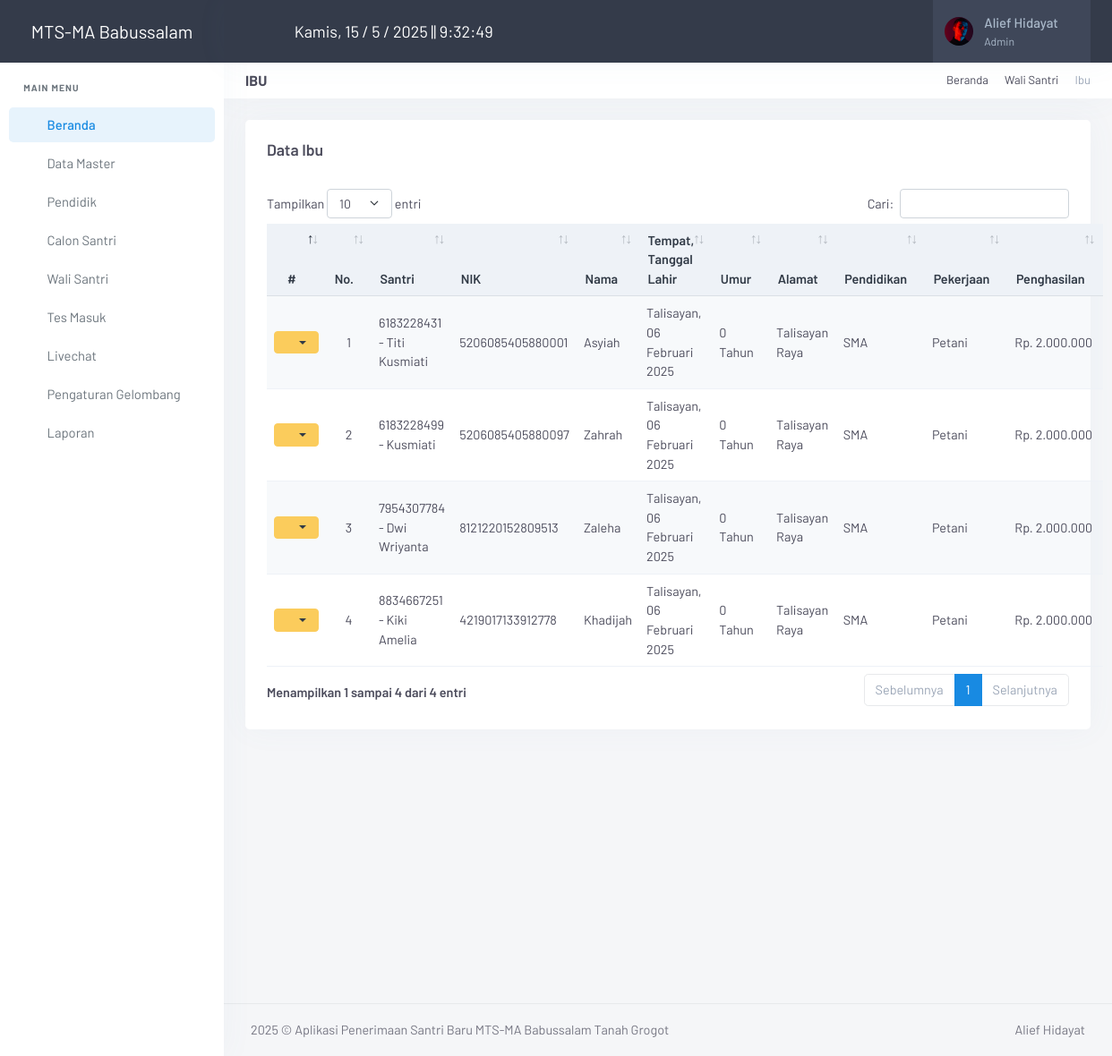
Page /admin/index.php?page=ibu (signed in) on the committed database.
### tables this page shows
CREATE TABLE `meta` (
  `id_meta` int(11) NOT NULL,
  `instansi` varchar(255) DEFAULT NULL,
  `telp` varchar(50) DEFAULT NULL,
  `email` varchar(255) DEFAULT NULL,
  `alamat` text DEFAULT NULL,
  `logo` varchar(255) DEFAULT NULL,
  `pimpinan` varchar(255) DEFAULT NULL,
  `singkat` varchar(100) NOT NULL
);

CREATE TABLE `ibu` (
  `id_ibu` int(11) NOT NULL,
  `nisn` varchar(20) NOT NULL,
  `nama_ibu` varchar(255) NOT NULL,
  `nik_ibu` varchar(16) NOT NULL,
  `tmp_ibu` varchar(100) NOT NULL,
  `tgl_ibu` date NOT NULL,
  `alamat_ibu` text NOT NULL,
  `id_pendidikan_ibu` int(11) NOT NULL,
  `id_pekerjaan_ibu` int(11) NOT NULL,
  `penghasilan_ibu` int(11) NOT NULL
);

CREATE TABLE `calon_santri` (
  `nisn` varchar(20) NOT NULL,
  `tgl_santri` date NOT NULL,
  `jenjang` varchar(100) NOT NULL,
  `nama_lengkap` varchar(255) NOT NULL,
  `nama_panggilan` varchar(100) NOT NULL,
  `jk` varchar(15) NOT NULL,
  `tmp` varchar(255) NOT NULL,
  `tgl` date NOT NULL,
  `anak_ke` int(2) NOT NULL,
  `jumlah_saudara` int(2) DEFAULT NULL,
  `tinggi` float DEFAULT NULL,
  `berat` float DEFAULT NULL,
  `id_darah` int(11) NOT NULL,
  `riwayat_penyakit` text NOT NULL,
  `provinsi` varchar(100) NOT NULL,
  `kabupaten` varchar(100) NOT NULL,
  `kecamatan` varchar(100) NOT NULL,
  `desa` varchar(100) NOT NULL,
  `alamat` text NOT NULL,
  `notelp` varchar(15) DEFAULT NULL,
  `tempat_tinggal` varchar(255) NOT NULL,
  `jarak` varchar(20) DEFAULT NULL,
  `sekolah_asal` varchar(255) NOT NULL,
  `tgl_ijazah` date NOT NULL,
  `no_ijazah` varchar(20) NOT NULL,
  `lama_belajar` varchar(5) NOT NULL,
  `status_santri` varchar(100) DEFAULT NULL,
  `password_santri` varchar(100) DEFAULT NULL,
  `gelombang_id` int(11) DEFAULT NULL
);

CREATE TABLE `pendidikan` (
  `id_pendidikan` int(11) NOT NULL,
  `pendidikan` varchar(100) NOT NULL
);

CREATE TABLE `pekerjaan` (
  `id_pekerjaan` int(11) NOT NULL,
  `pekerjaan` varchar(100) NOT NULL
);

### admin/inc/koneksi.php (called while the page is built, shortened)
<?php
	$con = mysqli_connect("localhost","root","","db_santri");
?>
<?php $ambil_meta=$con->query("SELECT * FROM meta"); ?>
<?php $meta = $ambil_meta->fetch_assoc(); ?>

### admin/inc/tanggal.php (called while the page is built, shortened)
<?php
function tgl_indo($tgl){
    $tanggal = substr($tgl,8,2);
    $bulan   = getBulan(substr($tgl,5,2));
    $tahun   = substr($tgl,0,4);
    return $tanggal.' '.$bulan.' '.$tahun;
}
function getBulan($bln){
    switch ($bln){
        case 2: return "Februari"; break;
        case 11: return "November"; break;
    }
}
?>

### admin/page/ibu/ibu.php (the view, shortened to what this page needs)
<div class="page-title-head d-flex align-items-center gap-2">
    <div class="flex-grow-1">
        <h4 class="fs-16 text-uppercase fw-bold mb-0">Ibu</h4>
    </div>
    <div class="text-end">
        <ol class="breadcrumb m-0 py-0 fs-13">
            <li class="breadcrumb-item"><a href="javascript: void(0);">Beranda</a></li>
            <li class="breadcrumb-item"><a href="javascript: void(0);">Wali Santri</a></li>
            <li class="breadcrumb-item active">Ibu</li>
        </ol>
    </div>
</div>
<div class="row">
    <div class="col-12">
        <div class="card">
            <div class="card-body">
                <h4 class="header-title mb-2">
                    Data Ibu
                </h4>
                <br>
                <table id="dtTabel" class="table table-striped table-sm w-100">
                    <thead class="table-light">
                        <tr>
                            <th width="10" class="text-center">#</th>
                            <th width="5" class="text-center">No.</th>
                            <th>Santri</th>
                            <th>NIK</th>
                            <th>Nama</th>
                            <th>Tempat, Tanggal Lahir</th>
                            <th>Umur</th>
                            <th>Alamat</th>
                            <th>Pendidikan</th>
                            <th>Pekerjaan</th>
                            <th>Penghasilan</th>
                        </tr>
                    </thead>
                    <tbody>
                        <?php
                        $nomor = 1;
                        $ambil = $con->query("SELECT
                                                    ibu.nisn,
                                                    ibu.id_ibu,
                                                    ibu.nik_ibu,
                                                    ibu.nama_ibu,
                                                    ibu.tmp_ibu,
                                                    ibu.tgl_ibu,
                                                    ibu.alamat_ibu,
                                                    ibu.penghasilan_ibu,
                                                    ibu.id_pendidikan_ibu,
                                                    ibu.id_pekerjaan_ibu,
                                                    calon_santri.nisn,
                                                    calon_santri.nama_lengkap AS nama_santri,
                                                    pendidikan.pendidikan,
                                                    pekerjaan.pekerjaan,
                                                    TIMESTAMPDIFF(YEAR, ibu.tgl_ibu, CURDATE()) AS umur
                                                FROM ibu
                                                LEFT JOIN calon_santri ON ibu.nisn = calon_santri.nisn
                                                LEFT JOIN pendidikan ON ibu.id_pendidikan_ibu = pendidikan.id_pendidikan
                                                LEFT JOIN pekerjaan ON ibu.id_pekerjaan_ibu = pekerjaan.id_pekerjaan
                                                ORDER BY ibu.id_ibu ASC;");
                        while ($row = $ambil->fetch_assoc()) {
                            $tgl = tgl_indo($row['tgl_ibu']);
                            $lahir = new DateTime($row['tgl_ibu']);
                            $sekarang = new DateTime();
                            $umur = $lahir->diff($sekarang)->y;
                            ?>
                            <tr>
                                <td class="text-center">
                                    <div class="dropdown">
                                        <button class="btn btn-warning btn-sm dropdown-toggle text-dark" type="button" id="dropdownMenuButton" data-bs-toggle="dropdown" aria-haspopup="true" aria-expanded="false">
                                            <i class="ti ti-settings"></i>
                                        </button>
                                    </div>
                                </td>
                                <td class="text-center"><?= $nomor; ?></td>
                                <td><?= $row['nisn'] . ' - ' . $row['nama_santri']; ?></td>
                                <td><?= $row['nik_ibu']; ?></td>
                                <td><?= $row['nama_ibu']; ?></td>
                                <td><?= $row['tmp_ibu'] . ', ' . $tgl; ?></td>
                                <td><?= $umur; ?> Tahun</td>
                                <td><?= $row['alamat_ibu']; ?></td>
                                <td><?= $row['pendidikan']; ?></td>
                                <td><?= $row['pekerjaan']; ?></td>
                                <td>Rp. <?= number_format($row['penghasilan_ibu'], 0, ',', '.'); ?></td>
                            </tr>
                        <?php
                        $nomor++;
                        }
                        ?>
                    </tbody>
                </table>
            </div>
        </div>
    </div>
</div>

### admin/index.php (shortened to what this page needs)
<?php
include ("inc/koneksi.php");
include ("inc/tanggal.php");
if ($_SESSION['Admin'] || $_SESSION['Pimpinan']) {
?>
<!DOCTYPE html>
<html lang="en">
<head>
    <link href="assets/vendor/jsvectormap/jsvectormap.min.css" rel="stylesheet" type="text/css">
    <link href="assets/css/vendor.min.css" rel="stylesheet" type="text/css" />
    <link href="assets/css/app.min.css" rel="stylesheet" type="text/css" id="app-style" />
    <link href="assets/css/icons.min.css" rel="stylesheet" type="text/css" />
    <link href="assets/vendor/datatables.net-bs5/css/dataTables.bootstrap5.min.css" rel="stylesheet" type="text/css" />
    <link href="assets/vendor/datatables.net-responsive-bs5/css/responsive.bootstrap5.min.css" rel="stylesheet" type="text/css" />
    <link href="assets/vendor/datatables.net-fixedcolumns-bs5/css/fixedColumns.bootstrap5.min.css" rel="stylesheet" type="text/css" />
    <link href="assets/vendor/datatables.net-fixedheader-bs5/css/fixedHeader.bootstrap5.min.css" rel="stylesheet" type="text/css" />
    <link href="assets/vendor/datatables.net-buttons-bs5/css/buttons.bootstrap5.min.css" rel="stylesheet" type="text/css" />
    <link href="assets/vendor/datatables.net-select-bs5/css/select.bootstrap5.min.css" rel="stylesheet" type="text/css" />
</head>
<body>
    <?php
    if ($_SESSION['Admin']) { $user = $_SESSION['Admin']; }
    $sql = mysqli_query($con, "SELECT * FROM admin WHERE id_admin='$user'");
    $admin = mysqli_fetch_assoc($sql);
    ?>
    <div class="wrapper">
        <?php include "menu.php" ?>
        <header class="app-topbar">
            <div class="page-container topbar-menu">
                <div class="d-flex align-items-center gap-2">
                    <button class="sidenav-toggle-button px-2">
                        <i class="ti ti-menu-deep fs-24"></i>
                    </button>
                    <div id="current-time" class="time-display text-white"></div>
                </div>
                <div class="d-flex align-items-center gap-2">
                    <div class="topbar-item d-none d-sm-flex">
                        <button class="topbar-link" data-bs-toggle="offcanvas" data-bs-target="#theme-settings-offcanvas" type="button">
                            <i class="ti ti-settings fs-22"></i>
                        </button>
                    </div>
                    <div class="topbar-item d-none d-sm-flex">
                        <button class="topbar-link" id="light-dark-mode" type="button">
                            <i class="ti ti-moon fs-22"></i>
                        </button>
                    </div>
                    <div class="topbar-item nav-user">
                        <div class="dropdown">
                            <a class="topbar-link dropdown-toggle drop-arrow-none px-2" data-bs-toggle="dropdown" data-bs-offset="0,19" type="button" aria-haspopup="false" aria-expanded="false">
                                <img src="assets/gambar/admin/<?= $admin['foto'] ?>" width="32" class="rounded-circle me-lg-2 d-flex" alt="user-image">
                                <span class="d-lg-flex flex-column gap-1 d-none">
                                    <h5 class="my-0"><?= $admin['nama'] ?></h5>
                                    <h6 class="my-0 fw-normal"><?= $admin['level'] ?></h6>
                                </span>
                                <i class="ti ti-chevron-down d-none d-lg-block align-middle ms-2"></i>
                            </a>
                        </div>
                    </div>
                </div>
            </div>
        </header>
        <div class="page-content">
            <div class="page-container">
                <?php
                $page = $_GET['page'];
                $aksi = $_GET['aksi'];
                if ($page == "ibu")
                {
                    if ($aksi == "") { include "page/ibu/ibu.php"; }
                }
                ?>
            </div>
            <footer class="footer">
                <div class="page-container">
                    <div class="row">
                        <div class="col-md-8 text-center text-md-start">
                            <script>document.write(new Date().getFullYear())</script> © Aplikasi Penerimaan Santri Baru <?= $meta['instansi'] ?> Tanah Grogot</span>
                        </div>
                        <div class="col-md-4">
                            <div class="text-md-end footer-links d-none d-md-block">
                                <a href="javascript: void(0);">Alief Hidayat</a>
                            </div>
                        </div>
                    </div>
                </div>
            </footer>
        </div>
    </div>
</body>
</html>
<?php
}else{
    echo '<script language="javascript">alert("Anda belum login, Klik OK untuk Login"); document.location="login.php";</script>';
    }
?>

### admin/menu.php (shortened to what this page needs)
<div class="sidenav-menu">
    <a href="index.php" class="logo">
        <span class="logo-light">
            <span class="logo-lg text-white" style="font-size: 20px;"><?= $meta['instansi'] ?></span>
        </span>
    </a>
    <div data-simplebar>
        <ul class="side-nav table-responsive">
            <li class="side-nav-title">Main Menu</li>
            <li class="side-nav-item">
                <a href="index.php" class="side-nav-link">
                    <span class="menu-icon"><i class="ti ti-home"></i></span>
                    <span class="menu-text"> Beranda </span>
                </a>
            </li>
            <li class="side-nav-item">
                <a data-bs-toggle="collapse" href="#sidebarDTMaster" aria-expanded="false" aria-controls="sidebarDTMaster"
                    class="side-nav-link">
                    <span class="menu-icon"><i class="ti ti-database"></i></span>
                    <span class="menu-text"> Data Master</span>
                    <span class="menu-arrow"></span>
                </a>
            </li>
            <li class="side-nav-item">
                <a href="?page=pendidik" class="side-nav-link">
                    <span class="menu-icon"><i class="ti ti-user"></i></span>
                    <span class="menu-text"> Pendidik </span>
                </a>
            </li>
            <li class="side-nav-item">
                <a data-bs-toggle="collapse" href="#sidebarCsantri" aria-expanded="false" aria-controls="sidebarCsantri"
                    class="side-nav-link">
                    <span class="menu-icon"><i class="ti ti-users"></i></span>
                    <span class="menu-text"> Calon Santri</span>
                    <span class="menu-arrow"></span>
                </a>
            </li>
            <li class="side-nav-item">
                <a data-bs-toggle="collapse" href="#sidebarWaliSantri" aria-expanded="false" aria-controls="sidebarWaliSantri"
                    class="side-nav-link">
                    <span class="menu-icon"><i class="ti ti-users"></i></span>
                    <span class="menu-text"> Wali Santri</span>
                    <span class="menu-arrow"></span>
                </a>
            </li>
            <li class="side-nav-item">
                <a href="?page=tes_masuk" class="side-nav-link">
                    <span class="menu-icon"><i class="ti ti-edit"></i></span>
                    <span class="menu-text"> Tes Masuk </span>
                </a>
            </li>
            <li class="side-nav-item">
                <a href="?page=livechat" class="side-nav-link">
                    <span class="menu-icon"><i class="ti ti-message-circle"></i></span>
                    <span class="menu-text"> Livechat </span>
                </a>
            </li>
            <li class="side-nav-item">
                <a href="?page=pengaturan_gelombang" class="side-nav-link">
                    <span class="menu-icon"><i class="ti ti-message-circle"></i></span>
                    <span class="menu-text"> Pengaturan Gelombang </span>
                </a>
            </li>
            <li class="side-nav-item">
                <a data-bs-toggle="collapse" href="#sidebarLaporan" aria-expanded="false" aria-controls="sidebarLaporan"
                    class="side-nav-link">
                    <span class="menu-icon"><i class="ti ti-printer"></i></span>
                    <span class="menu-text"> Laporan</span>
                    <span class="menu-arrow"></span>
                </a>
            </li>
        </ul>
    </div>
</div>

### admin/index.php (style rules this page uses)
.sidenav-toggle-button, .topnav-toggle-button { background-color: transparent; border: none; cursor: pointer; }
.time-display { font-size: 18px; }

### rows in the picture
meta: instansi "MTS-MA Babussalam"
ibu: calon_santri.nisn "6183228431", calon_santri.nama_lengkap "Titi Kusmiati", nik_ibu "5206085405880001", nama_ibu "Asyiah", tmp_ibu "Talisayan", tgl_ibu "06 Februari 2025", alamat_ibu "Talisayan Raya", pendidikan.pendidikan "SMA", pekerjaan.pekerjaan "Petani", penghasilan_ibu "2.000.000"
ibu: calon_santri.nisn "6183228499", calon_santri.nama_lengkap "Kusmiati", nik_ibu "5206085405880097", nama_ibu "Zahrah", tmp_ibu "Talisayan", tgl_ibu "06 Februari 2025", alamat_ibu "Talisayan Raya", pendidikan.pendidikan "SMA", pekerjaan.pekerjaan "Petani", penghasilan_ibu "2.000.000"
ibu: calon_santri.nisn "7954307784", calon_santri.nama_lengkap "Dwi Wriyanta", nik_ibu "8121220152809513", nama_ibu "Zaleha", tmp_ibu "Talisayan", tgl_ibu "06 Februari 2025", alamat_ibu "Talisayan Raya", pendidikan.pendidikan "SMA", pekerjaan.pekerjaan "Petani", penghasilan_ibu "2.000.000"
ibu: calon_santri.nisn "8834667251", calon_santri.nama_lengkap "Kiki Amelia", nik_ibu "4219017133912778", nama_ibu "Khadijah", tmp_ibu "Talisayan", tgl_ibu "06 Februari 2025", alamat_ibu "Talisayan Raya", pendidikan.pendidikan "SMA", pekerjaan.pekerjaan "Petani", penghasilan_ibu "2.000.000"

### other values in the picture
$admin['nama'] "Alief Hidayat"
$admin['level'] "Admin"
